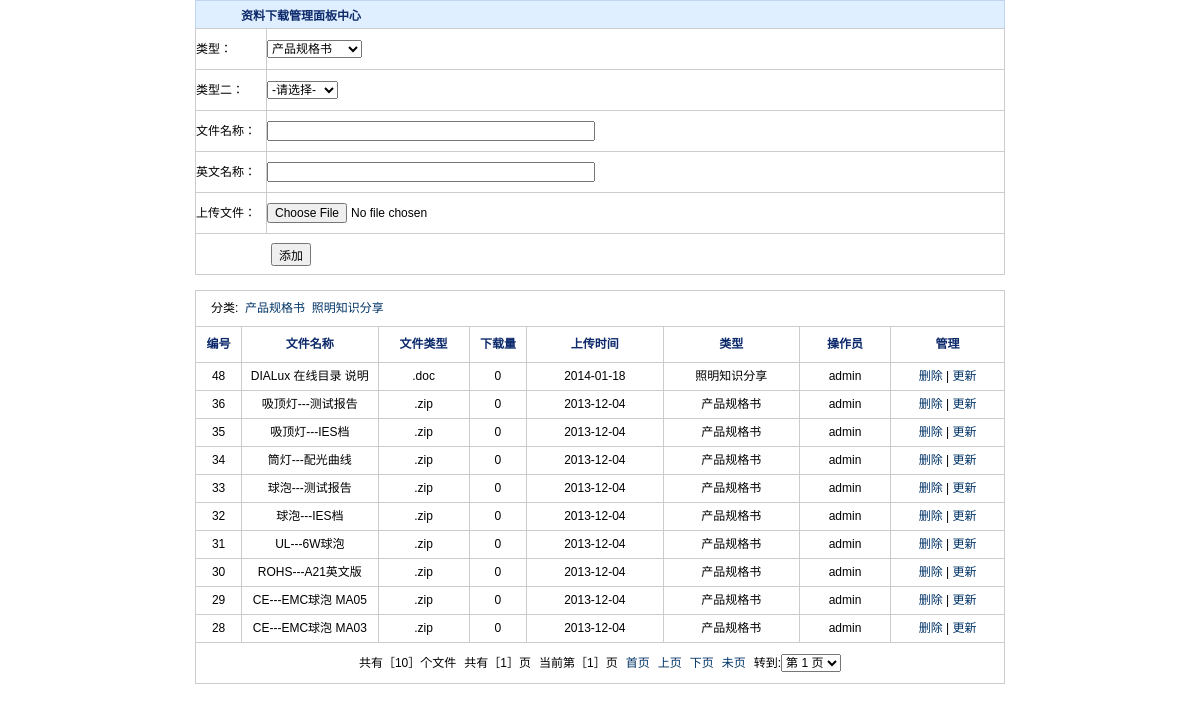
The app's page /system32/dowload.php with its own data.
### tables this page shows
CREATE TABLE IF NOT EXISTS `lxy_download` (
  `id` int(11) NOT NULL AUTO_INCREMENT,
  `FileName` varchar(200) NOT NULL,
  `FileName_en` varchar(200) NOT NULL,
  `FileFile` varchar(200) NOT NULL,
  `FileContent` varchar(200) NOT NULL,
  `Admin` varchar(200) NOT NULL,
  `Hzm` varchar(10) NOT NULL,
  `Hist` int(11) NOT NULL,
  `AddDate` varchar(200) NOT NULL,
  `downpwd` varchar(200) NOT NULL,
  `language` varchar(200) NOT NULL,
  `p_type_2` int(11) NOT NULL,
  PRIMARY KEY (`id`),
  KEY `id` (`id`)
);

### system32/dowload.php (the view, shortened to what this page needs)
<!DOCTYPE html PUBLIC "-//W3C//DTD XHTML 1.0 Transitional//EN" "http://www.w3.org/TR/xhtml1/DTD/xhtml1-transitional.dtd">
<html xmlns="http://www.w3.org/1999/xhtml">
<head>
<?php include("../common/conn.php")?>
</head>
<body>
<?php
	$language="";
?>
<form name="myform" id="myform" action="?state=add" method="post" enctype="multipart/form-data">
<table width="100%" cellpadding="0" cellspacing="0" border="0">
    <tr>
        <td align="center">
            <table width="810" cellpadding="0" cellspacing="0" border="0">
                <tr>
                    <td valign="top">
                        <table width="100%" cellpadding="0" cellspacing="0" border="0">
                            <tr>
                                <td>
                                    <table width="100%" style="background:#DFEFFF; height:28px; border:#C0D5F0 1px solid; border-bottom:none;" cellpadding="0" cellspacing="0" border="0">
                                         <tr>
                                         	<td align="left" width="30" style="padding-left:15px; background:#DFEFFF;"></td>
                                            <td align="left" style="padding-top:3px; color:#0C296B; background:#DFEFFF;"><strong>资料下载管理面板中心</strong></td>
                                         </tr>
                                    </table>
                                </td>
                            </tr>
                            <tr>
                            	<td>
                                	<table width="100%" cellpadding="0" cellspacing="1" border="0" class="allTable">
                                    <tr style="height:40px; line-height:40px;">
                                        	<td style="width:70px;">类型：</td>
                                            <td align="left">
                                            	<select name="p_type">
                                                	<option value="0">产品规格书</option>
                                                </select>
                                            </td>
                                      </tr>
									  <tr style="height:40px; line-height:40px;">
                                        	<td style="width:70px;">类型二：</td>
                                            <td align="left">
                                            	<select name="p_type_2">
                                                	<option value="0">-请选择-</option>
                                                </select>
                                            </td>
                                      </tr>
                                    	<tr style="height:40px; line-height:40px;">
                                        	<td style="width:70px;">文件名称：</td>
                                            <td align="left"><input type="text" name="FileName" id="FileName" style="width:320px;" /></td>
                                      </tr>
                                      <tr style="height:40px; line-height:40px;">
                                        	<td style="width:70px;">英文名称：</td>
                                            <td align="left"><input type="text" name="FileName_en" id="FileName_en" style="width:320px;" /></td>
                                      </tr>
                                        <tr style="height:40px; line-height:40px;">
                                        	<td>上传文件：</td>
                                            <td align="left">
                                           	  <input type="file" name="FileFile" id="FileFile" style="width:320px;" />                                            </td>
                                      </tr>
                                        <tr style="height:40px; line-height:40px;">
                                        	<td colspan="2" align="left" style="padding-left:75px;">
                                           	  <input type="submit" name="send" id="send" value="添加" class="ba" onclick="return down()" />                                            </td>
                                      </tr>
                                    </table>
                                </td>
                            </tr>
                            <tr><td style="height:15px;"></td></tr>
                            <tr>
                            	<td>
                                	<table width="810" cellpadding="0" cellspacing="1" border="0" class="allTable">
                                    	<tr style="height:35px; line-height:35px;">
                                        	<td colspan="8" align="left" style="padding-left:15px;">分类:&nbsp;&nbsp;<a href="?t=0&language=cn">产品规格书</a>&nbsp;&nbsp;<a href="?t=1&language=cn">照明知识分享</a></td>
                                        </tr>
                                    	<tr style="height:35px; line-height:35px;">
                                            <td align="center" style="width:40px;"><strong style="color:#0C296B;">编号</strong></td>
                                            <td align="center"  style="width:120px;"><strong style="color:#0C296B;">文件名称</strong></td>
                                            <td align="center" style="width:80px;"><strong style="color:#0C296B;">文件类型</strong></td>
                                            <td align="center" style="width:50px;"><strong style="color:#0C296B;">下载量</strong></td>
                                            <td align="center" style="width:120px;"><strong style="color:#0C296B;">上传时间</strong></td>
                                            <td align="center" style="width:120px;"><strong style="color:#0C296B;">类型</strong></td>
                                            <td align="center" style="width:80px;"><strong style="color:#0C296B;">操作员</strong></td>
                                            <td align="center" style="width:100px;"><strong style="color:#0C296B;">管理</strong></td>
                                        </tr>
                                        <?php
											if(isset($_GET['t']) && $_GET['t'] != ""){
												$t=$_GET['t'];
												if($t==0)
													$sql="select * from lxy_download where language='".$language."' and downpwd='0' order by id desc";
												elseif($t==1)
													$sql="select * from lxy_download where language='".$language."' and downpwd='1' order by id desc";
											}else{
                                        		$sql="select * from lxy_download where language='".$language."' order by id desc";
											}
											$query=mysql_query($sql);
											$num=mysql_num_rows($query);
											if($num>0)
											{
											$pagesize=10;
											$pagecount=ceil($num/$pagesize);
											if(isset($_GET["page"]))
											{
												$page=$_GET["page"];
											}
											else
											{
												$page=1;
											}
											$offset=$pagesize*($page-1);
											$sql.=" limit ".$offset.",".$pagesize."";
											$query=mysql_query($sql);
											while($row=mysql_fetch_array($query))
											{
												if($row[downpwd]=='0') $row[downpwd]="产品规格书";
												elseif($row[downpwd]=='1') $row[downpwd]="照明知识分享";
										?>
                                        <tr style="height:27px; line-height:27px;">
                                            <td align="center" style="width:40px;"><?php echo $row["id"]?></td>
                                            <td align="center"  style="width:120px;"><?php echo $row["FileName"]?></td>
                                            <td align="center" style="width:80px;"><?php echo $row["Hzm"]?></td>
                                            <td align="center" style="width:50px;"><?php echo $row["Hist"]?></td>
                                            <td align="center" style="width:120px;"><?php echo $row["AddDate"]?></td>
                                            <td align="center" style="width:120px;"><?php echo $row["downpwd"]?></td>
                                            <td align="center" style="width:80px;"><?php echo $row["Admin"]?></td>
                                            <td align="center" style="width:100px;"><a onclick="return confirm('您确认删除吗？')" href="dowloadDelete.php?showid=<?php echo $row["id"]?>">删除</a> | <a href="downloadUpdate.php?showid=<?php echo $row["id"]?>">更新</a></td>
                                        </tr>
                                        <?php
                                        	}
										?>
                                        <tr style="height:30px;">
                                            <td colspan="9" align="center" style="height:40px;">
                                                <table cellpadding="0" cellspacing="0" id="page">
                                                    <tr>
                                                        <td>共有［<?php echo $num?>］个文件</td>
                                                        <td style="width:8px;"></td>
                                                        <td>共有［<?php echo $pagecount?>］页</td>
                                                        <td style="width:8px;"></td>
                                                        <td>当前第［<?php echo $page?>］页</td>
                                                        <td style="width:8px;"></td>
                                                        <td><a href="?language=<?php echo $language?>">首页</a></td>
                                                        <td style="width:8px;"></td>
                                                        <td><a href="?page=<?php echo ($page-1)?>&language=<?php echo $language?>&t=<?php echo $t; ?>">上页</a></td>
                                                        <td style="width:8px;"></td>
                                                        <td><a href="?page=<?php echo ($page+1)?>&language=<?php echo $language?>&t=<?php echo $t; ?>">下页</a></td>
                                                        <td style="width:8px;"></td>
                                                        <td><a href="?page=<?php echo ($pagecount)?>&language=<?php echo $language?>&t=<?php echo $t; ?>">未页</a></td>
                                                        <td style="width:8px;"></td>
                                                        <td>转到:</td>
                                                        <td>
                                                            <select name="goToPage" id="goToPage" onchange="url()">
                                                               <?php
																	$i=1;
																	while($i<=$pagecount)
																	{
																	if($_GET["page"]>=$i)
																	{
																		$selected="selected=selected";
																	}
																	else
																	{
																		$selected="";
																	}
																?>
																<option <?php echo $selected?> value="<?php echo $i?>">第 <?php echo $i?> 页</option>
																<?php
																	$i++;
																	}
																?>
                                                            </select>
                                                        </td>
                                                    </tr>
                                                    <?php
                                                    	}
														else
														{
													?>
                                                    <tr style="height:80px; line-height:80px;">
                <td colspan="9" style="padding-left:15px;"><strong style="color:#0C296B;">系统提示:没有相关的下载资料!  Sorry........</strong></td>
            </tr>
                                                    <?php
                                                    	}
													?>
                                                </table>
                                            </td>
                                        </tr>
                                    </table>
                                </td>
                            </tr>
                        </table>
                    </td>
                </tr>
            </table>
        </td>
    </tr>
</table>
</form>
</body>
</html>

### system32/css/admin.css (style rules this page uses)
BODY { MARGIN: 0px }
BODY { COLOR: #000; BACKGROUND-COLOR: #fff }
BODY { FONT-SIZE: 12px; LINE-HEIGHT: 150%; FONT-FAMILY: "Verdana", "Arial", "Helvetica", "sans-serif" }
TABLE { FONT-SIZE: 12px; LINE-HEIGHT: 150%; FONT-FAMILY: "Verdana", "Arial", "Helvetica", "sans-serif" }
INPUT { FONT-SIZE: 12px; FONT-FAMILY: "Verdana", "Arial", "Helvetica", "sans-serif" }
SELECT { FONT-SIZE: 12px; FONT-FAMILY: "Verdana", "Arial", "Helvetica", "sans-serif" }
A:link { COLOR: #036; TEXT-DECORATION: none }

### system32/dowload.php (style rules this page uses)
.allTable { background:#CCC; }
.allTable tr td { background:#FFF; }

### records on screen
lxy_download: id "48", FileName "DIALux 在线目录 说明", Hzm ".doc", Hist "0", AddDate "2014-01-18", downpwd "照明知识分享", Admin "admin"
lxy_download: id "36", FileName "吸顶灯---测试报告", Hzm ".zip", Hist "0", AddDate "2013-12-04", downpwd "产品规格书", Admin "admin"
lxy_download: id "35", FileName "吸顶灯---IES档", Hzm ".zip", Hist "0", AddDate "2013-12-04", downpwd "产品规格书", Admin "admin"
lxy_download: id "34", FileName "筒灯---配光曲线", Hzm ".zip", Hist "0", AddDate "2013-12-04", downpwd "产品规格书", Admin "admin"
lxy_download: id "33", FileName "球泡---测试报告", Hzm ".zip", Hist "0", AddDate "2013-12-04", downpwd "产品规格书", Admin "admin"
lxy_download: id "32", FileName "球泡---IES档", Hzm ".zip", Hist "0", AddDate "2013-12-04", downpwd "产品规格书", Admin "admin"
lxy_download: id "31", FileName "UL---6W球泡", Hzm ".zip", Hist "0", AddDate "2013-12-04", downpwd "产品规格书", Admin "admin"
lxy_download: id "30", FileName "ROHS---A21英文版", Hzm ".zip", Hist "0", AddDate "2013-12-04", downpwd "产品规格书", Admin "admin"
lxy_download: id "29", FileName "CE---EMC球泡 MA05", Hzm ".zip", Hist "0", AddDate "2013-12-04", downpwd "产品规格书", Admin "admin"
lxy_download: id "28", FileName "CE---EMC球泡 MA03", Hzm ".zip", Hist "0", AddDate "2013-12-04", downpwd "产品规格书", Admin "admin"

### other values on screen
$num "10"
$pagecount "1"
$page "1"
